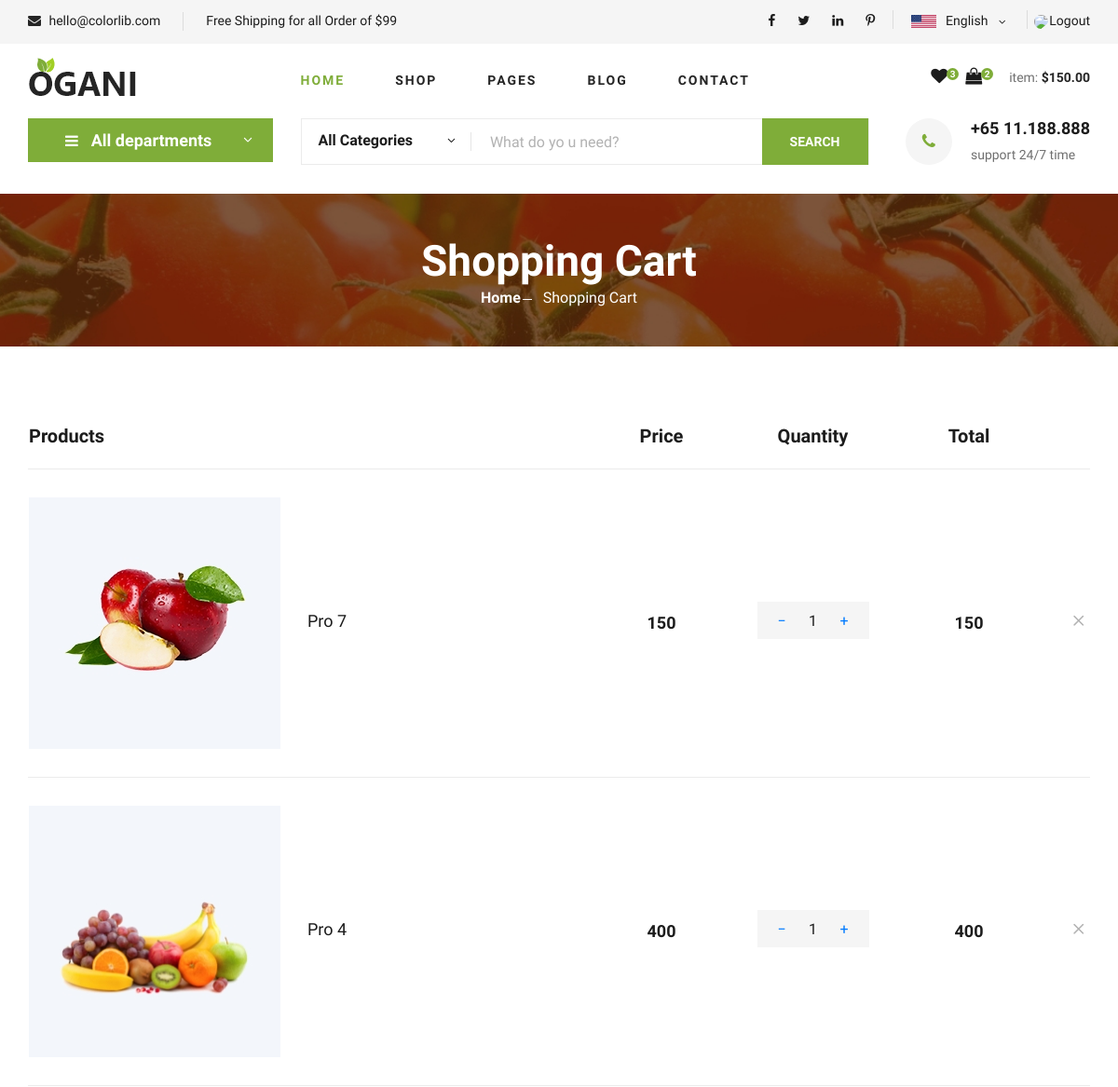
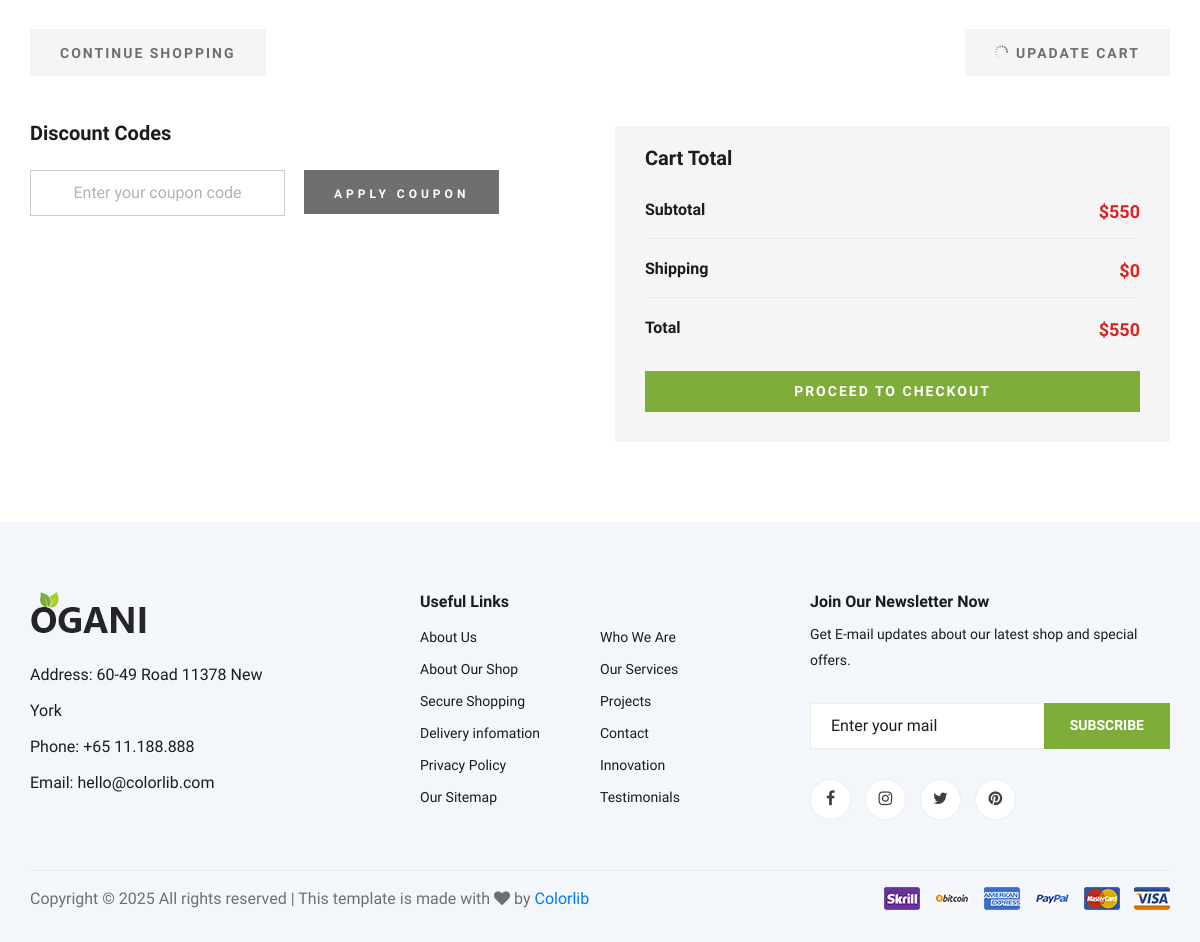
/shoping_cart (signed in), run on the app's committed database (2 pictures, top to bottom).
### myapp/models.py (models this page shows, shortened)
class cart(models.Model):
    user=models.ForeignKey(user,on_delete=models.CASCADE)
    product=models.ForeignKey(product,on_delete=models.CASCADE)
    qty=models.IntegerField(default=1)
    total_price=models.IntegerField(default=1)
    added_at=models.DateTimeField(auto_now_add=True)

class product(models.Model):
    name=models.CharField(max_length=100)
    price = models.IntegerField()
    image=models.ImageField(upload_to="image")
    category=models.ForeignKey(category,on_delete=models.CASCADE,blank=True,null=True)

### myapp/views.py (the view)
# urls.py: path('shoping_cart', views.shoping_cart, name='shoping_cart'),
def shoping_cart(request):
    if 'username' not in request.session:
        return redirect('login')
    uid=user.objects.get(username=request.session['username'])
    wid_count=wishlist.objects.filter(user=uid).count()
    cid_count=cart.objects.filter(user=uid).count()
    shop_items = cart.objects.filter(user=uid).select_related('product')
    l1=[i.total_price for i in shop_items]
    sub_total=sum(l1)
    if sub_total == 0:
        shipping=0
    elif sub_total > 99:
        shipping=0
    else:
        shipping=20
    total=sub_total+shipping
    cid=category.objects.all().order_by("-id")
    contaxt={
            "cid":cid,
            "shop_items": shop_items,
            "sub_total": sub_total,
            "shipping": shipping,
            "total": total,
            "wid_count": wid_count,
            "cid_count": cid_count,
        }
    return render(request,"shoping_cart.html", contaxt)

### myapp/templates/shoping_cart.html (shortened to what this page needs)
{% load static %}
<!DOCTYPE html>
<html lang="zxx">
<head>
    <link rel="stylesheet" href="{% static 'css/bootstrap.min.css' %}" type="text/css">
    <link rel="stylesheet" href="{% static 'css/font-awesome.min.css' %}" type="text/css">
    <link rel="stylesheet" href="{% static 'css/elegant-icons.css' %}" type="text/css">
    <link rel="stylesheet" href="{% static 'css/nice-select.css' %}" type="text/css">
    <link rel="stylesheet" href="{% static 'css/jquery-ui.min.css' %}" type="text/css">
    <link rel="stylesheet" href="{% static 'css/owl.carousel.min.css' %}" type="text/css">
    <link rel="stylesheet" href="{% static 'css/slicknav.min.css' %}" type="text/css">
    <link rel="stylesheet" href="{% static 'css/style.css' %}" type="text/css">
</head>
<body>
    <header class="header">
        <div class="header__top">
            <div class="container">
                <div class="row">
                    <div class="col-lg-6">
                        <div class="header__top__left">
                            <ul>
                                <li><i class="fa fa-envelope"></i> hello@colorlib.com</li>
                                <li>Free Shipping for all Order of $99</li>
                            </ul>
                        </div>
                    </div>
                    <div class="col-lg-6">
                        <div class="header__top__right">
                            <div class="header__top__right__social">
                                <a href="#"><i class="fa fa-facebook"></i></a>
                                <a href="#"><i class="fa fa-twitter"></i></a>
                                <a href="#"><i class="fa fa-linkedin"></i></a>
                                <a href="#"><i class="fa fa-pinterest-p"></i></a>
                            </div>
                            <div class="header__top__right__language">
                                <img src="{% static 'img/language.png' %}" alt="">
                                <div>English</div>
                                <span class="arrow_carrot-down"></span>
                            </div>
                            <div class="header__top__right__auth">
                                <a href="{% url 'profile' %}" title="View Profile">
                                    <img src="{{ uid.image.url }}" alt="User" class="profile-icon">
                                </a>
                                <a href="{% url 'logout' %}">Logout</a>
                            </div>
                        </div>
                    </div>
                </div>
            </div>
        </div>
        <div class="container">
            <div class="row">
                <div class="col-lg-3">
                    <div class="header__logo">
                        <a href="{% url 'index' %}"><img src="{% static 'img/logo.png' %}" alt=""></a>
                    </div>
                </div>
                <div class="col-lg-6">
                    <nav class="header__menu">
                        <ul>
                            <li class="active"><a href="{% url 'index' %}">Home</a></li>
                            <li><a href="{% url 'shop_grid' %}">Shop</a></li>
                            <li><a href="#">Pages</a>
                            </li>
                            <li><a href="{% url 'blog' %}">Blog</a></li>
                            <li><a href="{% url 'contact' %}">Contact</a></li>
                        </ul>
                    </nav>
                </div>
                <div class="col-lg-3">
                    <div class="header__cart">
                        <ul>
                            <li><a href="{% url 'wishlists' %}"><i class="fa fa-heart"></i> <span>{{wid_count}}</span></a></li>
                            <li><a href="{% url 'shoping_cart' %}"><i class="fa fa-shopping-bag"></i> <span>{{cid_count}}</span></a></li>
                        </ul>
                        <div class="header__cart__price">item: <span>$150.00</span></div>
                    </div>
                </div>
            </div>
        </div>
    </header>
    <section class="hero hero-normal">
        <div class="container">
            <div class="row">
                <div class="col-lg-3">
                    <div class="hero__categories">
                        <div class="hero__categories__all">
                            <i class="fa fa-bars"></i>
                            <span>All departments</span>
                        </div>
                    </div>
                </div>
                <div class="col-lg-9">
                    <div class="hero__search">
                        <div class="hero__search__form">
                            <form action="#">
                                <div class="hero__search__categories">
                                    All Categories
                                    <span class="arrow_carrot-down"></span>
                                </div>
                                <input type="text" placeholder="What do yo u need?">
                                <button type="submit" class="site-btn">SEARCH</button>
                            </form>
                        </div>
                        <div class="hero__search__phone">
                            <div class="hero__search__phone__icon">
                                <i class="fa fa-phone"></i>
                            </div>
                            <div class="hero__search__phone__text">
                                <h5>+65 11.188.888</h5>
                                <span>support 24/7 time</span>
                            </div>
                        </div>
                    </div>
                </div>
            </div>
        </div>
    </section>
    <section class="breadcrumb-section set-bg" data-setbg="{% static 'img/breadcrumb.jpg' %}">
        <div class="container">
            <div class="row">
                <div class="col-lg-12 text-center">
                    <div class="breadcrumb__text">
                        <h2>Shopping Cart</h2>
                        <div class="breadcrumb__option">
                            <a href="{% url 'index' %}">Home</a>
                            <span>Shopping Cart</span>
                        </div>
                    </div>
                </div>
            </div>
        </div>
    </section>
    <section class="shoping-cart spad">
        <div class="container">
            <div class="row">
                <div class="col-lg-12">
                    <div class="shoping__cart__table">
                        <table>
                            <thead>
                                <tr>
                                    <th class="shoping__product">Products</th>
                                    <th>Price</th>
                                    <th>Quantity</th>
                                    <th>Total</th>
                                    <th></th>
                                </tr>
                            </thead>
                            <tbody>
                                {% for item in shop_items %}
                                <tr>
                                    <td class="shoping__cart__item">
                                        <img src="{{item.product.image}}" alt="">
                                        <h5>{{ item.product.name }}</h5>
                                    </td>
                                    <td class="shoping__cart__price">
                                        {{ item.product.price }}
                                    </td>
                                    <td class="shoping__cart__quantity">
                                        <div class="quantity">
                                            <div class="pro-qty">
                                                <a href="{% url 'cart_minus' item.id %}" class="qty-btn">−</a>
                                                <input type="text" value="{{ item.qty }}" class="qty-input" readonly>
                                                <a href="{% url 'cart_plus' item.id %}" class="qty-btn">+</a>
                                            </div>
                                        </div>
                                    </td>
                                    <td class="shoping__cart__total">
                                        {{item.total_price}}
                                    </td>
                                    <td class="shoping__cart__item__close">
                                        <a href="{% url 'add_cart' item.product.id %}">
                                        <span class="icon_close"></span>
                                        </a>
                                    </td>
                                </tr>
                                {% empty %}
                                <tr>
                                    <td colspan="3" style="text-align: center;">Your cart is empty.</td>
                                </tr>
                                {% endfor %}
                            </tbody>
                        </table>
                    </div>
                </div>
            </div>
            <div class="row">
                <div class="col-lg-12">
                    <div class="shoping__cart__btns">
                        <a href="#" class="primary-btn cart-btn">CONTINUE SHOPPING</a>
                        <a href="#" class="primary-btn cart-btn cart-btn-right"><span class="icon_loading"></span>
                            Upadate Cart</a>
                    </div>
                </div>
                <div class="col-lg-6">
                    <div class="shoping__continue">
                        <div class="shoping__discount">
                            <h5>Discount Codes</h5>
                            <form action="#">
                                <input type="text" placeholder="Enter your coupon code">
                                <button type="submit" class="site-btn">APPLY COUPON</button>
                            </form>
                        </div>
                    </div>
                </div>
                <div class="col-lg-6">
                    <div class="shoping__checkout">
                        <h5>Cart Total</h5>
                        <ul>
                            <li>Subtotal <span>${{sub_total}}</span></li>
                            <li>Shipping <span>${{shipping}}</span></li>
                            <li>Total <span>${{total}}</span></li>
                        </ul>
                        <a href="{% url 'checkout' %}" class="primary-btn">PROCEED TO CHECKOUT</a>
                    </div>
                </div>
            </div>
        </div>
    </section>
    <footer class="footer spad">
        <div class="container">
            <div class="row">
                <div class="col-lg-3 col-md-6 col-sm-6">
                    <div class="footer__about">
                        <div class="footer__about__logo">
                            <a href="./index.html"><img src="{% static 'img/logo.png' %}" alt=""></a>
                        </div>
                        <ul>
                            <li>Address: 60-49 Road 11378 New York</li>
                            <li>Phone: +65 11.188.888</li>
                            <li>Email: hello@colorlib.com</li>
                        </ul>
                    </div>
                </div>
                <div class="col-lg-4 col-md-6 col-sm-6 offset-lg-1">
                    <div class="footer__widget">
                        <h6>Useful Links</h6>
                        <ul>
                            <li><a href="#">About Us</a></li>
                            <li><a href="#">About Our Shop</a></li>
                            <li><a href="#">Secure Shopping</a></li>
                            <li><a href="#">Delivery infomation</a></li>
                            <li><a href="#">Privacy Policy</a></li>
                            <li><a href="#">Our Sitemap</a></li>
                        </ul>
                        <ul>
                            <li><a href="#">Who We Are</a></li>
                            <li><a href="#">Our Services</a></li>
                            <li><a href="#">Projects</a></li>
                            <li><a href="#">Contact</a></li>
                            <li><a href="#">Innovation</a></li>
                            <li><a href="#">Testimonials</a></li>
                        </ul>
                    </div>
                </div>
                <div class="col-lg-4 col-md-12">
                    <div class="footer__widget">
                        <h6>Join Our Newsletter Now</h6>
                        <p>Get E-mail updates about our latest shop and special offers.</p>
                        <form action="#">
                            <input type="text" placeholder="Enter your mail">
                            <button type="submit" class="site-btn">Subscribe</button>
                        </form>
                        <div class="footer__widget__social">
                            <a href="#"><i class="fa fa-facebook"></i></a>
                            <a href="#"><i class="fa fa-instagram"></i></a>
                            <a href="#"><i class="fa fa-twitter"></i></a>
                            <a href="#"><i class="fa fa-pinterest"></i></a>
                        </div>
                    </div>
                </div>
            </div>
            <div class="row">
                <div class="col-lg-12">
                    <div class="footer__copyright">
                        <div class="footer__copyright__text">
                            <p>
                                Copyright &copy;
                                <script>document.write(new Date().getFullYear());</script> All rights reserved | This
                                template is made with <i class="fa fa-heart" aria-hidden="true"></i> by <a
                                    href="https://colorlib.com" target="_blank">Colorlib</a>
                            </p>
                        </div>
                        <div class="footer__copyright__payment"><img src="{% static 'img/payment-item.png' %}" alt="">
                        </div>
                    </div>
                </div>
            </div>
        </div>
    </footer>
</body>
</html>

### myapp/templates/shoping_cart.html (style rules this page uses)
.profile-icon { width: 15px; height: 15px; border-radius: 50%; right: 10.2%; top: 35%; position: absolute; }

### data on the page
cart: product.image (picture), product.name "Pro 7", product.price "150", qty "1", total_price "150"
cart: product.image (picture), product.name "Pro 4", product.price "400", qty "1", total_price "400"

### other printed values
{{ wid_count }} "3"
{{ cid_count }} "2"
{{ sub_total }} "550"
{{ shipping }} "0"
{{ total }} "550"
